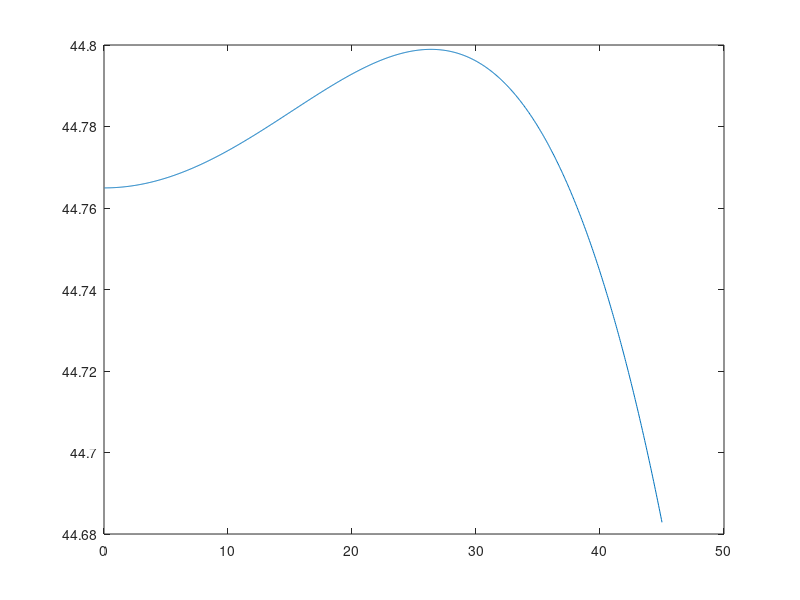

MATLAB code to generate this figure:
wc = 30;
lc = 85;
ho = 5;
hc = (lc * lc - wc * wc) ^ 0.5;

N = 1000;
phi = zeros(1,N);
r = zeros(1,N);
numerator = zeros(1,N);
denominator = zeros(1,N);
value1 = zeros(1,N);
value2 = zeros(1,N);
value3 = zeros(1,N);

max_r = 0;
min_r = 100;

for k = 1:N
     phi(k) = k * 45 / N;
%     value1 = ho * ho;
%     value2 = 1 + wc * wc / hc / hc * tan(phi(k)) * tan(phi(k));
%     value3 = wc * wc / 4 - ho * ho;
%     numerator = (value1 + value2 * value3)^0.5 + ho;
% %     numerator = ho + (ho * ho + (1 + wc * wc / hc / hc * tan(phi(k)) * tan(phi(k))) * (wc * wc / 4 - ho * ho))^0.5;
%     denominator = cos(phi(k)) * (1 + wc * wc / hc / hc * tan(phi(k)) * tan(phi(k)));
    
    value1(k) = hc^4/4/lc/lc*tan(deg2rad(phi(k)))^2;
    value2(k) = hc^2/4;
    value3(k) = hc^2*ho^2/lc/lc*tan(deg2rad(phi(k)))^2;
    numerator(k) = (value1(k) + value2(k) - value3(k))^0.5 + ho;
    denominator(k) = cos(deg2rad(phi(k))) * (1 + hc^2/lc/lc * tan(deg2rad(phi(k)))^2);

    r(k) = numerator(k) / denominator(k);
    if(r(k) > max_r)
        max_r = r(k);
    end
    
    if(r(k) < min_r)
        min_r = r(k);
    end    
end

max_error = max_r - min_r;
figure();
plot(phi,r)